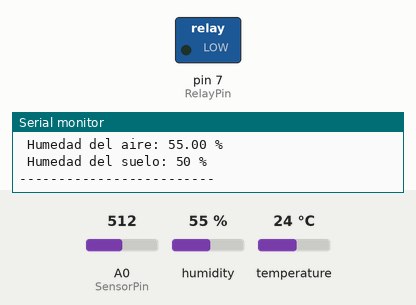
Recording of a sketch running on a simulated Arduino Uno, built with avr-gcc and run on an emulated ATmega328P. Parts: switched loads named in the sketch (green lamp = pin HIGH), the last lines printed to the serial monitor. The inputs (shaded band) are chosen by the test bench; at power-on: A0 (SensorPin) = 512, humidity 55 %, temperature 24 °C.

Above: at 2.2 s.
2.3 s: A0 (SensorPin) set to 705
5.1 s: A0 (SensorPin) set to 731
At 6.2 s:
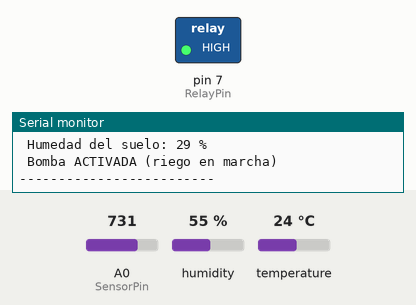
Timing chart, 0 to 8.1 s (numbered marks = the images above; inputs shaded):
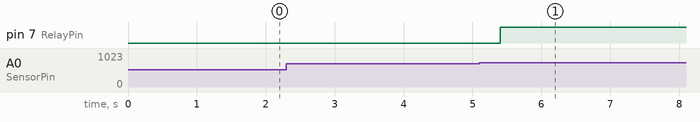

Measured:
- the behaviour switches between 716 and 717 on A0 (SensorPin) (found by bisection; images 0 and 1)
- after the input at 5.1 s, pin 7 (RelayPin): LOW → HIGH after 0.30 s

The sketch:

Arduino_Previous.ino
```cpp
/*
  Monit-Agro — Versión 1.0 (Anterior)
  Notas: control básico y registro mínimo por Serial.
  Esta iteración prioriza simplicidad para validación en campo.
*/

#include <DHT.h>

// ----- Configuración del sensor DHT11 -----
#define DHTPIN 2
#define DHTTYPE DHT11
DHT dht(DHTPIN, DHTTYPE);

// ----- Sensor de humedad del suelo -----
const int SensorPin = A0;

// ----- Bomba de agua (controlada por relé) -----
const int RelayPin = 7;
bool bombaEncendida = false;

// ----- Umbrales de humedad -----
int HUMEDAD_MIN = 30;   // Activa bomba cuando ≤ 30%
int HUMEDAD_MAX = 50;   // Apaga bomba cuando ≥ 50%

void setup() {
  Serial.begin(9600);
  dht.begin();
  pinMode(RelayPin, OUTPUT);
  digitalWrite(RelayPin, LOW); // Relé apagado por defecto (activo en HIGH ahora)
  delay(1000); // Este tiempo esta en milisegundos este es 1 segundo
}

void loop() {
  // --- Lectura de sensores ---
  float temperatura = dht.readTemperature();
  float humedadAire = dht.readHumidity();
  int valorBruto = analogRead(SensorPin);

  // --- Convertir humedad del suelo ---
  int humedadSuelo = map(valorBruto, 0, 1023, 100, 0);
  humedadSuelo = constrain(humedadSuelo, 0, 100);

  // ----------- SALIDA PARA SERIAL PLOTTER -----------
  // Enviar todos los valores en una sola línea
  if (!isnan(temperatura) && !isnan(humedadAire)) {
    Serial.print("Temperatura:");
    Serial.print(temperatura);
    Serial.print("\t");

    Serial.print("HumedadAire:");
    Serial.print(humedadAire);
    Serial.print("\t");

    Serial.print("HumedadSuelo:");
    Serial.println(humedadSuelo);
  }

  // ----------- SALIDA PARA SERIAL MONITOR -----------
  if (isnan(temperatura) || isnan(humedadAire)) {
    Serial.println(" Error al leer el sensor DHT11");
  } else {
    Serial.println(" Lecturas:");
    Serial.print(" Temperatura del aire: ");
    Serial.print(temperatura);
    Serial.println(" °C");

    Serial.print(" Humedad del aire: ");
    Serial.print(humedadAire);
    Serial.println(" %");
  }

  Serial.print(" Humedad del suelo: ");
  Serial.print(humedadSuelo);
  Serial.println(" %");

  // --- Control de bomba con histéresis ---
  if (humedadSuelo <= HUMEDAD_MIN && !bombaEncendida) {
    digitalWrite(RelayPin, HIGH);  // Activa relé (HIGH enciende)
    bombaEncendida = true;
    Serial.println(" Bomba ACTIVADA (riego en marcha)");
  }
  else if (humedadSuelo >= HUMEDAD_MAX && bombaEncendida) {
    digitalWrite(RelayPin, LOW); // Apaga relé
    bombaEncendida = false;
    Serial.println(" Bomba DESACTIVADA (riego detenido)");
  }

  Serial.println("-------------------------");
  delay(2000); // Este tiempo esta en segundos
}
```
